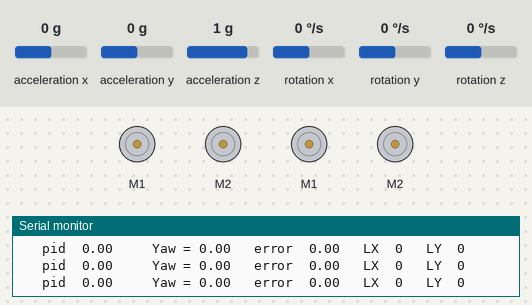
The sketch below on a simulated Arduino Uno, built with avr-gcc and run on an emulated ATmega328P. On the bench: 4 × DC motor (green arrow = forward, orange = backward, longer = faster), the last lines printed to the serial monitor. The inputs (shaded band) are chosen by the test bench; at power-on: rotation z 0 °/s, acceleration x 0 g, acceleration y 0 g, acceleration z 1 g, rotation x 0 °/s, rotation y 0 °/s.

Above: at 1.2 s.
1.3 s: rotation z set to -192 °/s
At 2.5 s:
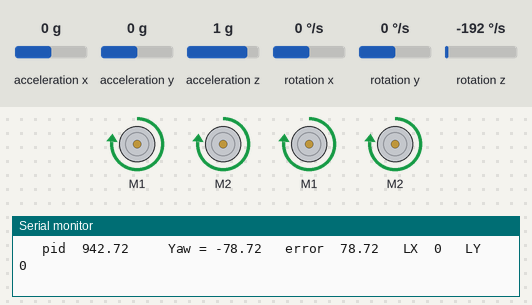
2.8 s: rotation z set to 81 °/s
5.8 s: rotation z set to 85 °/s
At 6.9 s:
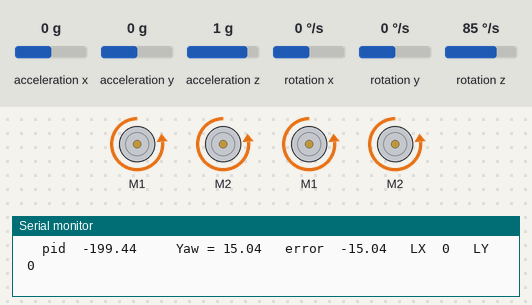
8.1 s: rotation z set to -100 °/s
At 9.36 s:
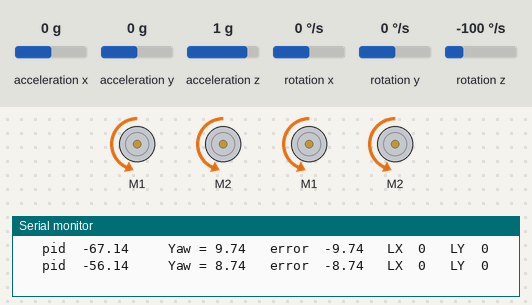
Timing chart, 0 to 11.3 s (numbered marks = the images above; inputs shaded):
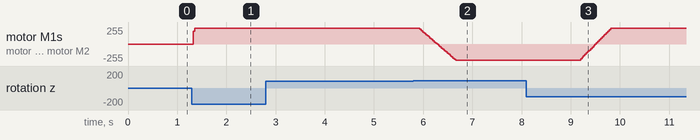

The sketch:

cross_omni_29dec2024.ino
```cpp
#include <PS2X_lib.h>
PS2X ps2x;
#include <Wire.h>
#include <MPU6050.h>
MPU6050 mpu;
unsigned long timer = 0;
float timeStep = 0.01;
float yaw = 0;

#include <SoftwareSerial.h>
#include <SabertoothSimplified.h>

SoftwareSerial SWSerial1(NOT_A_PIN, 44);
SabertoothSimplified ST1(SWSerial1);
SoftwareSerial SWSerial2(NOT_A_PIN, 45);
SabertoothSimplified ST2(SWSerial2);
float R, theta, M, count1 = 0, count2 = 0, count3 = 0, count4 = 0, h = 0, j = 0, k = 0, l = 0, setpoint = 0, pre_error, proportional, integral, derivative, error, pid, L1, L2, R1, R2, LY, LX, a, b, c,d, A, B, C, D;
float kp = 0, ki = 0, kd = 0;

float motor_A = 0;
float motor_B = 0;
float motor_C = 0;
float motor_D = 0;
int N;
int RED, count, counter;
int GREEN;
int BLUE, FORWARD, BACKWARD, RIGHT, LEFT;
void setup() {
  M = ps2x.config_gamepad(22, 23, 24, 25, true, true);
  SWSerial1.begin(9600);

  SWSerial2.begin(9600);

  Serial.begin(115200);
  while (!mpu.begin(MPU6050_SCALE_2000DPS, MPU6050_RANGE_2G)) {
    Serial.println("Could not find a valid MPU6050 sensor, check wiring!");
    delay(500);
  }
  mpu.calibrateGyro();
  mpu.setThreshold(1);
}
void loop() {


  timer = millis();
  Vector norm = mpu.readNormalizeGyro();
  yaw = yaw + norm.ZAxis * timeStep;
  delay((timeStep * 1000) - (millis() - timer));

  ps2x.read_gamepad();
  L1 = ps2x.ButtonPressed(PSB_L1);
  R1 = ps2x.ButtonPressed(PSB_R1);
  L2 = ps2x.ButtonPressed(PSB_L2);
  R2 = ps2x.ButtonPressed(PSB_R2);
  LY = ps2x.Analog(PSS_LY);
  LX = ps2x.Analog(PSS_LX);
  RED = ps2x.Button(PSB_RED);
  GREEN = ps2x.Button(PSB_GREEN);
  BLUE = ps2x.ButtonPressed(PSB_BLUE);
  FORWARD = ps2x.Button(PSB_PAD_UP);
  BACKWARD = ps2x.Button(PSB_PAD_DOWN);
  RIGHT = ps2x.Button(PSB_PAD_RIGHT);
  LEFT = ps2x.Button(PSB_PAD_LEFT);
  FORWARD = ps2x.Analog(PSAB_PAD_UP);
  BACKWARD = ps2x.Analog(PSAB_PAD_DOWN);
  RIGHT = ps2x.Analog(PSAB_PAD_RIGHT);
  LEFT = ps2x.Analog(PSAB_PAD_LEFT);


  // if (error >= 12 && error <= -12) {
  //   kp = 12, kd = 28;
  // } else {
    kp = 11 , kd = 40;
  // }


  int LY = ps2x.Analog(PSS_LY);
  LY = map(LY, 0, 255, 127, -127);

  int LX = ps2x.Analog(PSS_LX);
  LX = map(LX, 0, 255, -127, 127);

  R = sqrt((LX * LX) + (LY * LY));
  theta = atan2(LY, LX) * 180 / 3.142;

  a = R * sin((theta - 45) * 3.142 / 180);
  b = R * sin((135 - theta) * 3.142 / 180);
  c = R * sin((theta - 45) * 3.142 / 180);
  d = R * sin((135 - theta) * 3.142 / 180);


  error = setpoint - yaw;
  proportional = error;
  integral = integral + error;
  derivative = error - pre_error;
  pre_error = error;
  pid = kp * proportional + ki * integral + kd * derivative;

  A = a + pid;
  B = b + pid;
  C = c + pid;
  D = d + pid;

  motor_A = constrain(A, -120, 120);
  motor_B = constrain(B, -120, 120);
  motor_C = constrain(C, -120, 120);
  motor_D = constrain(D, -120, 120);
  ST1.motor(1, motor_A);
  ST1.motor(2, motor_B);
  ST2.motor(1, motor_C);
  ST2.motor(2, motor_D);

  Serial.print("   pid  ");
  Serial.print(pid);
  Serial.print("     Yaw = ");
  Serial.print(yaw);
  // Serial.print("   motor_D  ");
  // Serial.print(motor_D);
  //  Serial.print("   D  ");
  // Serial.print(D);
  //   Serial.print("   motor_C  ");
  // Serial.print(motor_C);
    Serial.print("   error  ");
  Serial.print(error);
    Serial.print("   LX  ");
  Serial.print(LX);
  Serial.print("   LY  ");
  Serial.println(LY);
}
```

Measured:
- the behaviour switches between 84 and 85 °/s on rotation z (found by bisection; images 1 and 2)
- after the input at 1.3 s, motor M1, motor M2, motor M1, motor M2: stopped → forward 240/255 at once
- after the input at 8.1 s, motor M1, motor M2, motor M1, motor M2: moves from backward 240/255 to forward 240/255 over 0.64 s, starting after 1.1 s
